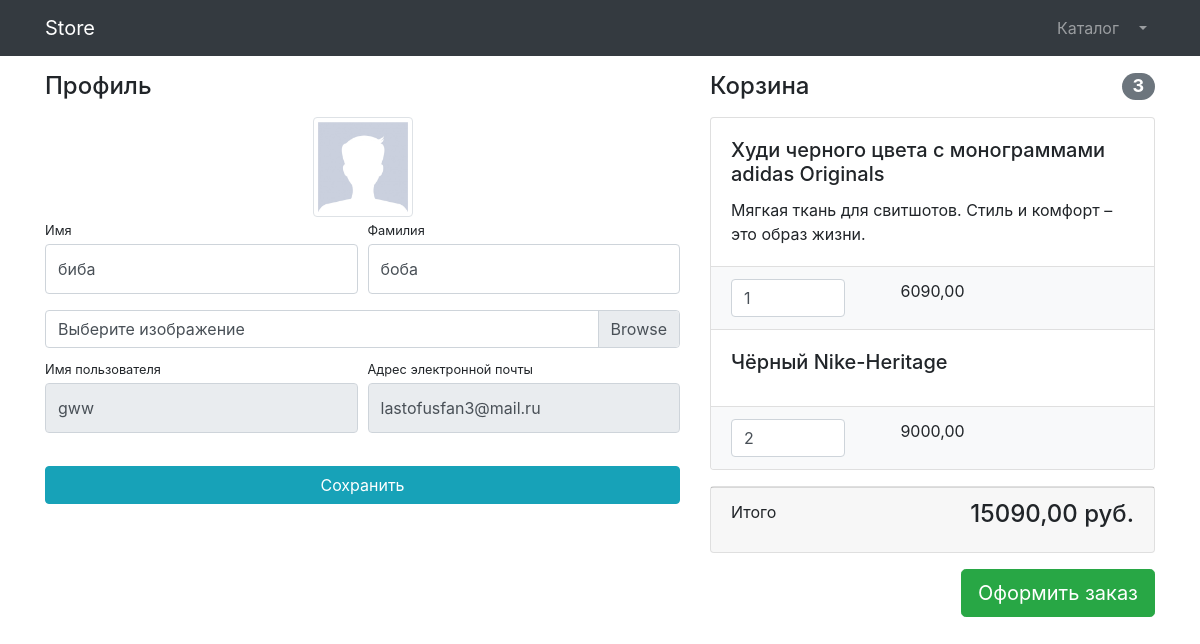
Page /users/profile/1/ (signed in) on the committed database.
### users/models.py (models this page shows)
class User(AbstractUser):
    image = models.ImageField(upload_to='users_images', null=True, blank=True)
    is_verified_email = models.BooleanField(default=False)

### products/models.py (models this page shows, shortened)
class Basket(models.Model):
    user = models.ForeignKey(to=User, on_delete=models.CASCADE)
    product = models.ForeignKey(to=Product, on_delete=models.CASCADE)
    quantity = models.PositiveIntegerField(default=0)
    created_timestamp = models.DateTimeField(auto_now_add=True)
    objects = BasketQuerySet.as_manager()
    def sum(self):
        return self.product.price * self.quantity

class Product(models.Model):
    name = models.CharField(max_length=100, unique=True)
    description = models.TextField(null=True, blank=True)
    price = models.DecimalField(max_digits=6, decimal_places=2)
    quantity = models.PositiveIntegerField(default=0)
    image = models.ImageField(upload_to='product_images')
    category = models.ForeignKey(to=ProductCategory, on_delete=models.PROTECT)
    class Meta:
        verbose_name = 'Product'
        verbose_name_plural = 'Products'

### users/views.py (the view, shortened to what this page needs)
# urls.py: path('profile/<int:pk>/', login_required(UserProfileView.as_view()), name='profile'),
class UserProfileView(CommonMixin, UpdateView):
    model = User
    form_class = UserProfileForm
    template_name = 'users/profile.html'
    title = 'Store - Личный кабинет'

### users/forms.py
class UserProfileForm(UserChangeForm):
    first_name = forms.CharField(widget=forms.TextInput(attrs={'class': 'form-control py-4'}))
    last_name = forms.CharField(widget=forms.TextInput(attrs={'class': 'form-control py-4'}))
    image = forms.ImageField(widget=forms.FileInput(attrs={'class': 'custom-file-input'}), required=False)
    username = forms.CharField(widget=forms.TextInput(attrs={'class': 'form-control py-4', 'readonly': True}))
    email = forms.CharField(widget=forms.EmailInput(attrs={'class': 'form-control py-4', 'readonly': True}))
    class Meta:
        model = User
        fields = ('first_name', 'last_name', 'image', 'username', 'email')

### common/views.py (called while the page is built)
    def get_context_data(self, **kwargs):
        context = super(CommonMixin, self).get_context_data(**kwargs)
        context["title"] = self.title
        context["categories"] = self.categories
        return context

### products/context_processors.py (called while the page is built)
def baskets(request):
    user = request.user
    return {'baskets': Basket.objects.filter(user=user) if user.is_authenticated else []}

### products/models.py (called while the page is built)
    def total_quantity(self):
        return sum(basket.quantity for basket in self)

    def total_sum(self):
        return sum(basket.sum() for basket in self)

### users/templates/users/profile.html (shortened to what this page needs)
{% extends 'products/base.html' %}
{% load static %}
{% block css %}
    <link href="{% static '/vendor/css/profile.css'%}" rel="stylesheet">
{% endblock %}
{% block content%}
    <div class="container">
        <div class="row">
            <div class="col-lg-7">
                <h4 class="mt-3 mb-3">Профиль</h4>
                <div class="col-lg-12 text-center">
                    <img width="100" height="100"
                        src="{% if user.image %} {{ user.image.url }} {% else %} {% static 'vendor\img\users\default_avatar.jpg' %} {% endif %}"
                        class="img-thumbnail">
                </div>
                <form action="{% url 'users:profile' user.id %}" enctype="multipart/form-data">
                    <div class="form-row">
                        <div class="col-lg-6">
                            <div class="form-group">
                                <label class="small mb-1" for="{{ form.first_name.id_for_label }}">
                                    Имя
                                </label>
                                {{ form.first_name }}
                            </div>
                        </div>
                        <div class="col-lg-6">
                            <div class="form-group">
                                <label class="small mb-1" for="{{ form.last_name.id_for_label }}">
                                    Фамилия
                                </label>
                                {{ form.last_name }}
                            </div>
                        </div>
                    </div>
                    <div class="form-row mb-2">
                        <div class="col-lg-12">
                            <div class="custom-file">
                                <label class="custom-file-label" for="{{ form.image.id_for_label }}">
                                    Выберите изображение
                                </label>
                            </div>
                        </div>
                    </div>
                    <div class="form-row">
                        <div class="col-lg-6">
                            <label class="small mb-1" for="{{ form.username.id_for_label }}">
                                Имя пользователя
                            </label>
                            {{ form.username }}
                        </div>
                        <div class="col-lg-6">
                            <label class="small mb-1" for="{{ form.email.id_for_label }}">
                                Адрес электронной почты
                            </label>
                            {{ form.email }}
                        </div>
                    </div>
                    <div class="form-row">
                        <div class="col-lg-12" style="margin-top: 33px;">
                            <input class="btn btn-info btn-block" type="submit" value="Сохранить">
                        </div>
                    </div>
                </form>
            </div>
            <div class="col-lg-5">
                {% include 'products/baskets.html' %}
            </div>
        </div>
    </div>
{% endblock %}

### products/templates/products/baskets.html (shortened to what this page needs)
{% if baskets %}
    <h4 class="mt-3 mb-3 d-flex justify-content-between align-items-center mb-3">
        Корзина <span class="badge badge-secondary badge-pill"> {{ baskets.total_quantity }} </span>
    </h4>
    <div class="card mb-3">
        {% for basket in baskets %}
        <div class="card-body">
            <h5 class="card-title">{{ basket.product.name }}</h5>
            <p class="card-text">{{ basket.product.description }}</p>
        </div>
        <ul class="list-group list-group-flush">
            <li class="list-group-item bg-light">
                <div class="row text-center">
                    <div class="col-lg-4">
                        <input name="basketID" type="number" class="form-control"
                            value="{{ basket.quantity }}" min="0">
                    </div>
                    <div class="col-lg-4"> {{ basket.sum }} </div>
                    <div class="col-lg-4">
                    </div>
                </div>
            </li>
        </ul>
        {% endfor %}
    </div>
    <div class="card mb-3">
        <div class="card-footer">
            <p class="float-left">Итого</p>
            <h4 class="float-right">{{ baskets.total_sum }} руб.</h4>
        </div>
    </div>
<a class="btn btn-success btn-lg float-right" href="../orders/order-create.html">
    Оформить заказ
</a>
{% else %}
    <h4 class="mt-3 mb-3 text-center">
        Корзина пуста
    </h4>
{% endif %}

### rows in the picture
User: first_name "биба", last_name "боба", username "gww", email "lastofusfan3@mail.ru"
Basket: total_quantity "3", product.name "Худи черного цвета с монограммами adidas Originals", product.description "Мягкая ткань для свитшотов. Стиль и комфорт – это образ жизни.", basketID "1", sum "6090,00", total_sum "15090,00"
Basket: product.name "Чёрный Nike-Heritage", basketID "2", sum "9000,00"
